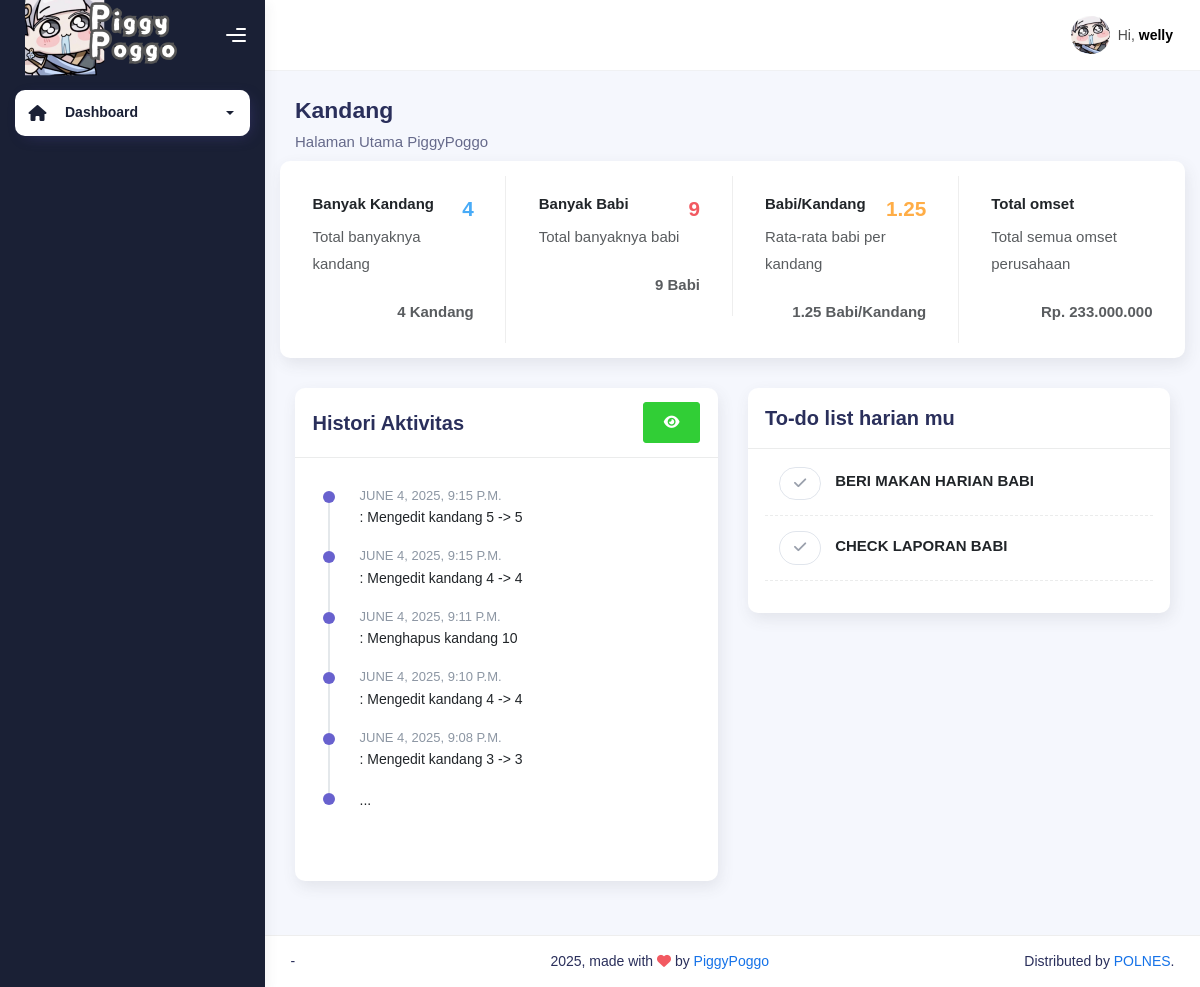
The page /dashboard (signed in) on the database as committed earlier.
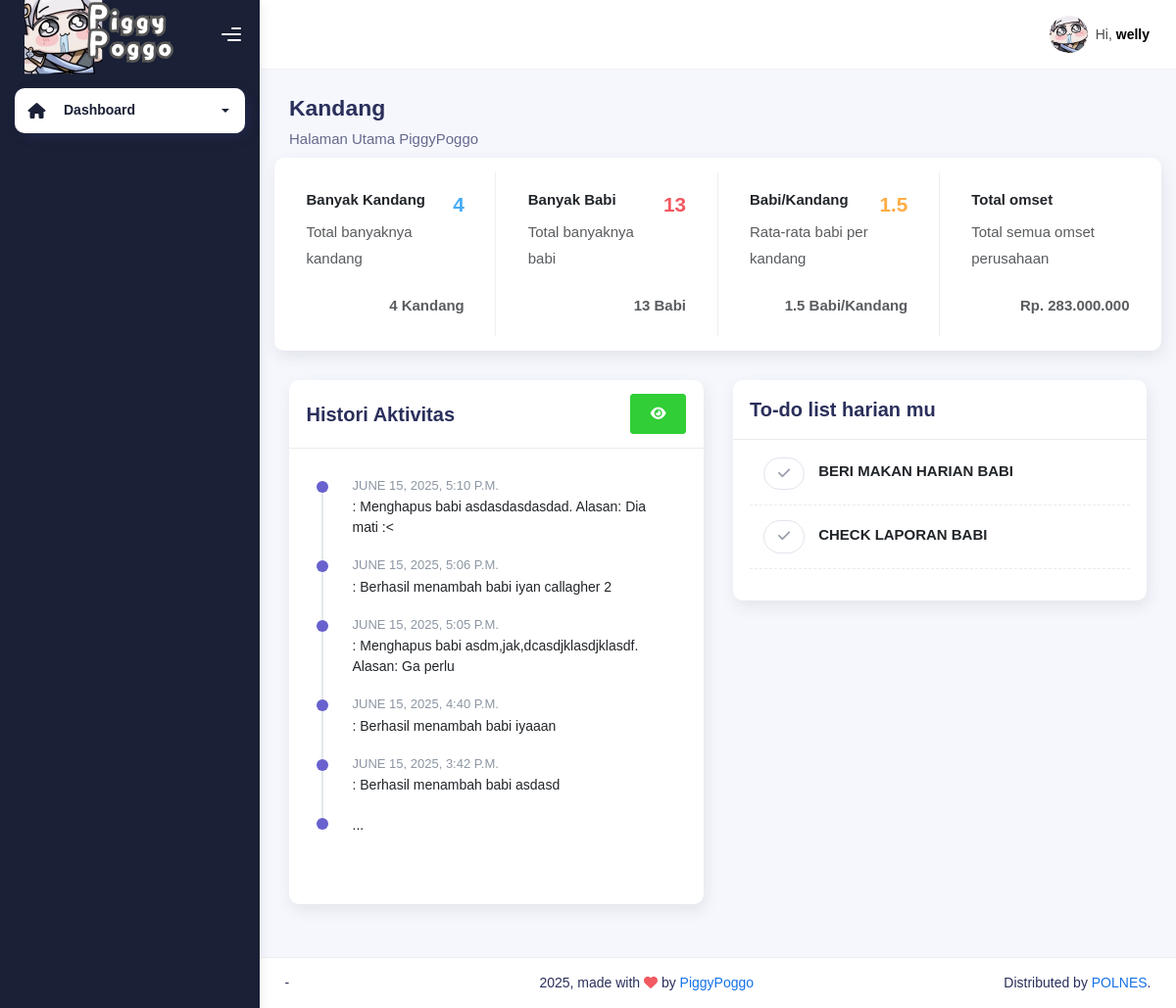
The same page on the database as committed later.
### piggypoggo_app/models.py (models this page shows, shortened)
class Riwayat(models.Model):
    riwayat = models.TextField(null=True, blank=True)
    tanggal = models.DateTimeField(auto_now_add=True)
    user_profile = models.ForeignKey(UserProfile, null=True, blank=True, on_delete=models.SET_NULL)
    def __str__(self):
        return f'{self.riwayat}'

class DailyDetail(models.Model):
    daily = models.ForeignKey(Daily, null=True, blank=True, on_delete=models.CASCADE)
    nama_daily = models.CharField(max_length=50, null=True, blank=True)
    last_check = models.DateField()
    @property
    def get_status(self):
        if self.last_check < date.today():
            return "Belum"
        else:
            return "Sudah"

### piggypoggo_app/views.py (the view)
# urls.py: path('dashboard', views.dashboard, name="dashboard"),
@login_required
@status_required([1, 2])
def dashboard(request):
    user_profile = UserProfile.objects.get(user=request.user)
    all_riwayats = Riwayat.objects.all().order_by('-pk')
    paginator = Paginator(all_riwayats, 5)
    all_kandang_count = Kandang.objects.all().count()
    all_babi_count = Babi.objects.filter(terjual=False).count()
    babi_per_kandang = Kandang.objects.annotate(babi_count=Count('babi'))
    average_babi_per_kandang = babi_per_kandang.aggregate(avg=Avg('babi_count'))['avg'] or 0
    omset_full = Nota.objects.all().aggregate(total_semua=Sum('total_harga'))['total_semua'] or 0
    omset_full = format_number(omset_full)
    daily = Daily.objects.filter(user=user_profile).first()
    dailies = DailyDetail.objects.filter(daily=daily)
    if request.method == 'POST':
        check_id = request.POST.get('daily')
        daily_detail = DailyDetail.objects.get(pk=check_id)
        daily_detail.last_check = date.today()
        daily_detail.save()
        return redirect('dashboard')
    context = {
        'on': 'utama',
        'all_riwayats': paginator.get_page(1),
        'all_kandang_count': all_kandang_count,
        'all_babi_count': all_babi_count,
        'average_babi_per_kandang': round(average_babi_per_kandang, 2),
        'omset_full': omset_full,
        'dailies': dailies,
    }
    return render(request, 'dashboard.html', context)

### piggypoggo_app/views.py (called while the page is built)
def format_number(value):
    try:
        value = int(value)
        return "{:,}".format(value).replace(",", ".")
    except:
        return value

### piggypoggo_app/templates/dashboard.html (shortened to what the changed rows need)
{% extends "base-dashboard.html" %} {% load static %}
{% block content %}
<div class="container">
  <div class="page-inner">
    <div class="row row-card-no-pd">
      <div class="col-12 col-sm-6 col-md-6 col-xl-3">
        <div class="card">
          <div class="card-body">
            <div class="d-flex justify-content-between">
              <div>
                <h6><b>Banyak Babi</b></h6>
                <p class="text-muted">Total banyaknya babi</p>
              </div>
              <h4 class="text-danger fw-bold">{{ all_babi_count }}</h4>
            </div>
            <div class="d-flex justify-content-between mt-2">
              <p class="text-muted mb-0">
                <b>{{ all_babi_count }} Babi</b>
              </p>
            </div>
          </div>
        </div>
      </div>
      <div class="col-12 col-sm-6 col-md-6 col-xl-3">
        <div class="card">
          <div class="card-body">
            <div class="d-flex justify-content-between">
              <div>
                <h6><b>Babi/Kandang</b></h6>
                <p class="text-muted">Rata-rata babi per kandang</p>
              </div>
              <h4 class="text-warning fw-bold">{{ average_babi_per_kandang }}</h4>
            </div>
            <div class="d-flex justify-content-between mt-2">
              <p class="text-muted mb-0">
                <b>{{ average_babi_per_kandang }} Babi/Kandang</b>
              </p>
            </div>
          </div>
        </div>
      </div>
      <div class="col-12 col-sm-6 col-md-6 col-xl-3">
        <div class="card">
          <div class="card-body">
            <div class="d-flex justify-content-between mt-2">
              <p class="text-muted mb-0"><b>Rp. {{ omset_full }}</b></p>
            </div>
          </div>
        </div>
      </div>
    </div>
    <div class="row">
      <div class="col-md-6">
        <div class="card">
          <div class="card-body">
            <ol class="activity-feed">
              {% for riwayat in all_riwayats %}
              <li class="feed-item feed-item-secondary">
                <time class="date" datetime="">{{ riwayat.tanggal }}</time>
                <span class="text">
                  {{ riwayat.user_profile.user.username }}: {{ riwayat }}
                </span>
              </li>
              {% endfor %}
            </ol>
          </div>
        </div>
      </div>
      <div class="col-md-6">
        <div class="card">
          <div class="card-body">
            {% if dailies %}
            {% for daily in dailies %}
            <div class="d-flex align-items-center ms-3">
              <div class="selectgroup selectgroup-pills me-2">
                <form method="POST">
                  <label class="selectgroup-item mb-0">
                    <span class="selectgroup-button">
                      <i class="fas fa-check"></i>
                    </span>
                  </label>
                </form>
              </div>
              <h6 class="text-uppercase fw-bold mb-1 mb-0">
                {{ daily.nama_daily }}
                <span class="text-warning ps-3"></span>
              </h6>
            </div>
            <div class="separator-dashed"></div>
            {% endfor %}
            {% else %}
            <div class="d-flex align-items-center ms-3">
              <h6 class="text-uppercase fw-bold mb-1 mb-0">Tidak ada daily</h6>
            </div>
            {% endif %}
          </div>
        </div>
      </div>
    </div>
  </div>
</div>
{% endblock content %}

Rows that differ between the two databases and show on the page:
no longer on this page (row unchanged): Riwayat: tanggal "JUNE 4, 2025, 9:15 P.M.", riwayat "Mengedit kandang 5 -> 5"
no longer on this page (row unchanged): Riwayat: tanggal "JUNE 4, 2025, 9:15 P.M.", riwayat "Mengedit kandang 4 -> 4"
no longer on this page (row unchanged): Riwayat: tanggal "JUNE 4, 2025, 9:11 P.M.", riwayat "Menghapus kandang 10"
no longer on this page (row unchanged): Riwayat: tanggal "JUNE 4, 2025, 9:10 P.M.", riwayat "Mengedit kandang 4 -> 4"
no longer on this page (row unchanged): Riwayat: tanggal "JUNE 4, 2025, 9:08 P.M.", riwayat "Mengedit kandang 3 -> 3"
added Riwayat: tanggal "JUNE 15, 2025, 5:10 P.M.", riwayat "Menghapus babi asdasdasdasdad. Alasan: Dia mati :<"
added Riwayat: tanggal "JUNE 15, 2025, 5:06 P.M.", riwayat "Berhasil menambah babi iyan callagher 2"
added Riwayat: tanggal "JUNE 15, 2025, 5:05 P.M.", riwayat "Menghapus babi asdm,jak,dcasdjklasdjklasdf. Alasan: Ga perlu"
added Riwayat: tanggal "JUNE 15, 2025, 4:40 P.M.", riwayat "Berhasil menambah babi iyaaan"
added Riwayat: tanggal "JUNE 15, 2025, 3:42 P.M.", riwayat "Berhasil menambah babi asdasd"
Other text that changed with them:
{{ all_babi_count }}: "9" → "13"
{{ average_babi_per_kandang }}: "1.25" → "1.5"
{{ omset_full }}: "233.000.000" → "283.000.000"
